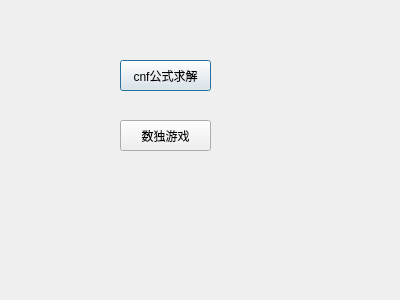
<?xml version="1.0" encoding="UTF-8"?>
<ui version="4.0">
 <class>Dialog</class>
 <widget class="QDialog" name="Dialog">
  <property name="geometry">
   <rect>
    <x>0</x>
    <y>0</y>
    <width>400</width>
    <height>300</height>
   </rect>
  </property>
  <property name="windowTitle">
   <string>Dialog</string>
  </property>
  <widget class="QPushButton" name="pushButton_opencnf">
   <property name="geometry">
    <rect>
     <x>120</x>
     <y>60</y>
     <width>91</width>
     <height>31</height>
    </rect>
   </property>
   <property name="text">
    <string>cnf公式求解</string>
   </property>
  </widget>
  <widget class="QPushButton" name="pushButton_playsudoku">
   <property name="geometry">
    <rect>
     <x>120</x>
     <y>120</y>
     <width>91</width>
     <height>31</height>
    </rect>
   </property>
   <property name="text">
    <string>数独游戏</string>
   </property>
  </widget>
 </widget>
 <layoutdefault spacing="6" margin="11"/>
 <resources/>
 <connections/>
</ui>
